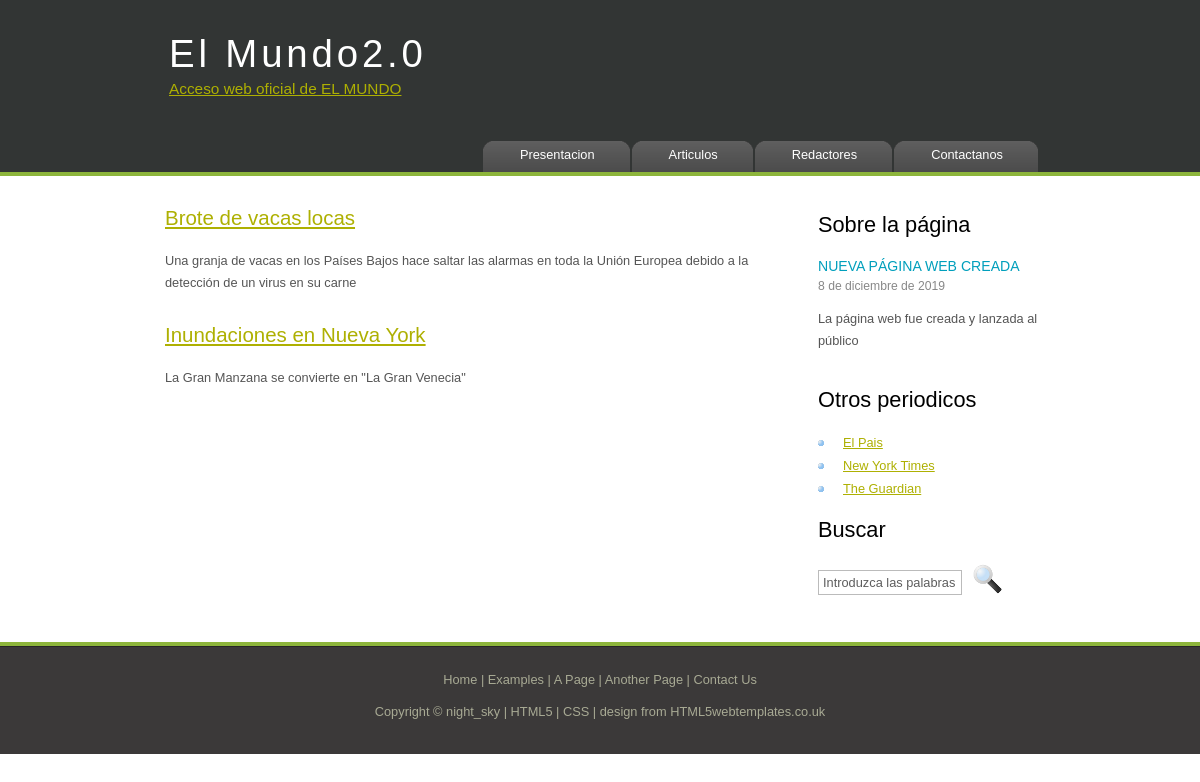
The app's page /redactor/3/ with its own data.
### appE1/models.py (models this page shows, shortened)
class Articulo(models.Model):
    redactor = models.ForeignKey(Redactor, on_delete=models.CASCADE)
    titular = models.CharField(max_length=100, default='')
    entradilla = models.TextField()
    noticia = models.TextField()
    fecha = models.DateField()

### appE1/views.py (the view)
# urls.py: path('redactor/<int:redactor_id>/', views.redactor, name='redactor'),
def redactor(request, redactor_id):
    redactor = get_object_or_404(Redactor, pk=redactor_id)
    articulos = get_list_or_404(Articulo.objects.order_by('titular'))
    context = {'redactor': redactor, 'listaArticulos': articulos}
    return render(request, 'redactor.html', context)

### appE1/templates/redactor.html (shortened to what this page needs)
{% extends "plantilla.html"%}
{% block contenido %}
{% if redactor %}
    {% if listaArticulos %}
        {% for a in listaArticulos %}
            {% if a.redactor == redactor %}
                <h2><a href="/articulo/{{ a.id }}">{{ a.titular}}</a></h2>
                <p>{{ a.entradilla }}</p>
            {% endif %}
        {% endfor %}
    {% else %}
        <p>No hay artículos</p>
    {% endif %}
{% else %}
    <p>No hay redactor</p>
{% endif %}
{% endblock %}

### appE1/static/style/style.css (style rules this page uses)
html { height: 100%; }
* { margin: 0; padding: 0; }
body { font: normal .80em 'trebuchet ms', arial, sans-serif; background: #FFF; color: #555; }
p { padding: 0 0 20px 0; line-height: 1.7em; }
h1, h2, h3, h4, h5, h6 { color: #362C20; letter-spacing: 0em; padding: 0 0 5px 0; }
h1, h2, h3 { font: normal 170% 'century gothic', arial; margin: 0 0 15px 0; padding: 15px 0 5px 0; color: #000; }
h2 { font-size: 160%; padding: 9px 0 5px 0; color: #009FBC; }
a, a:hover { outline: none; text-decoration: underline; color: #AEB002; }

### records on screen
Articulo: titular "Brote de vacas locas", entradilla "Una granja de vacas en los Países Bajos hace saltar las alarmas en toda la Unión Europea debido a la detección de un virus en su carne"
Articulo: titular "Inundaciones en Nueva York", entradilla "La Gran Manzana se convierte en \"La Gran Venecia\""
